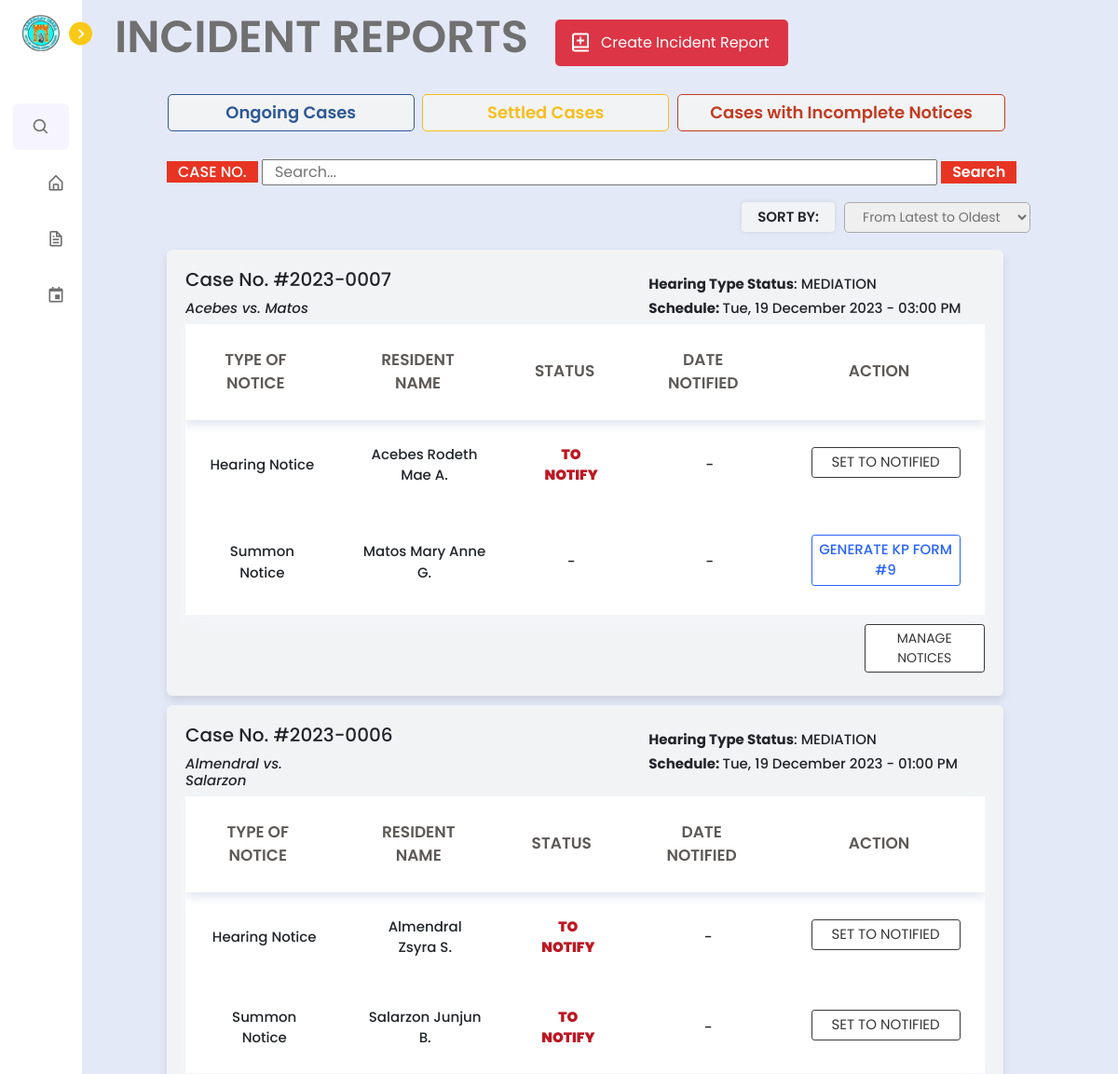
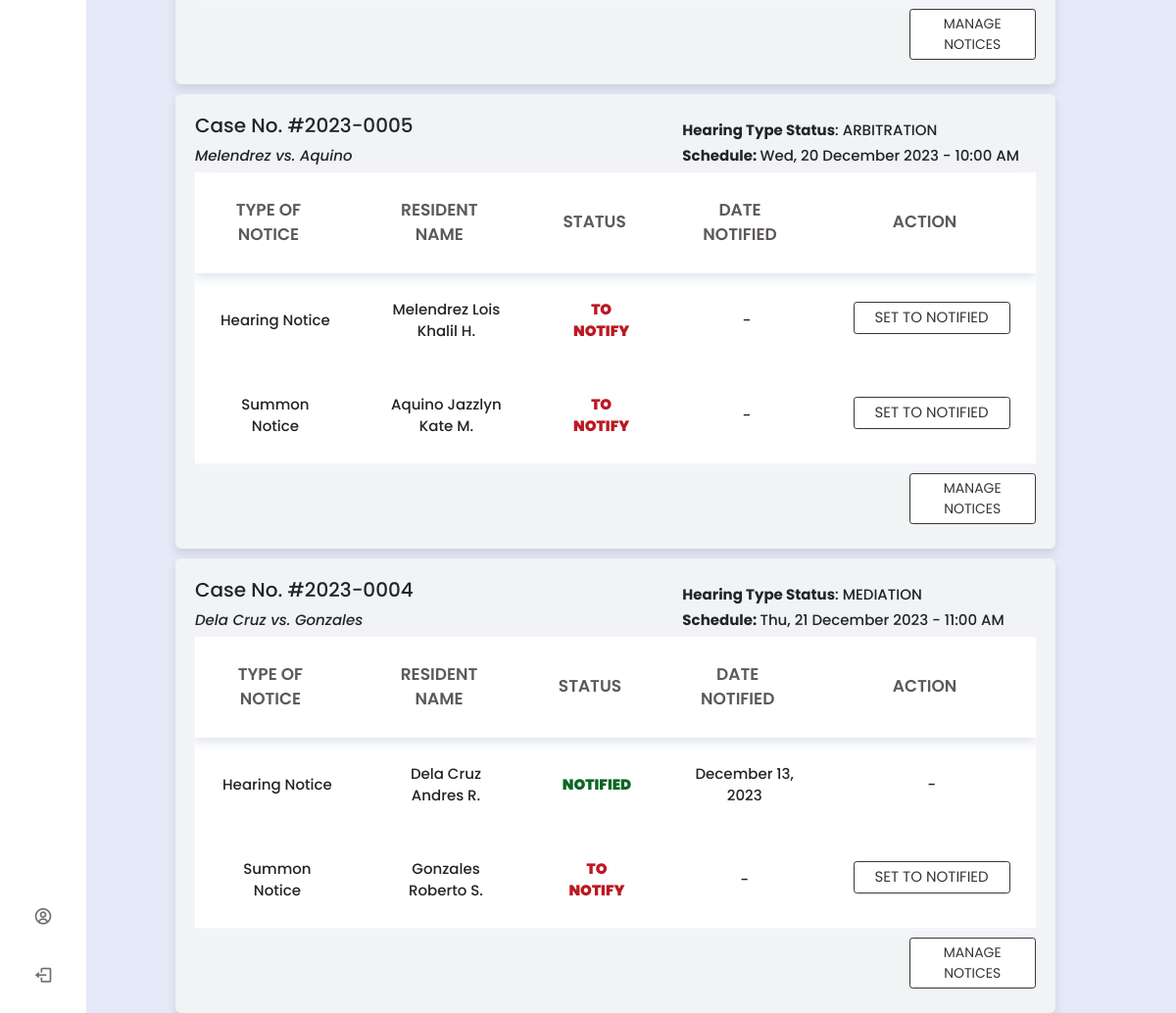
/barangay/lupon/incident_reports.php (signed in), run on an earlier commit of the app's database (2 pictures, top to bottom).
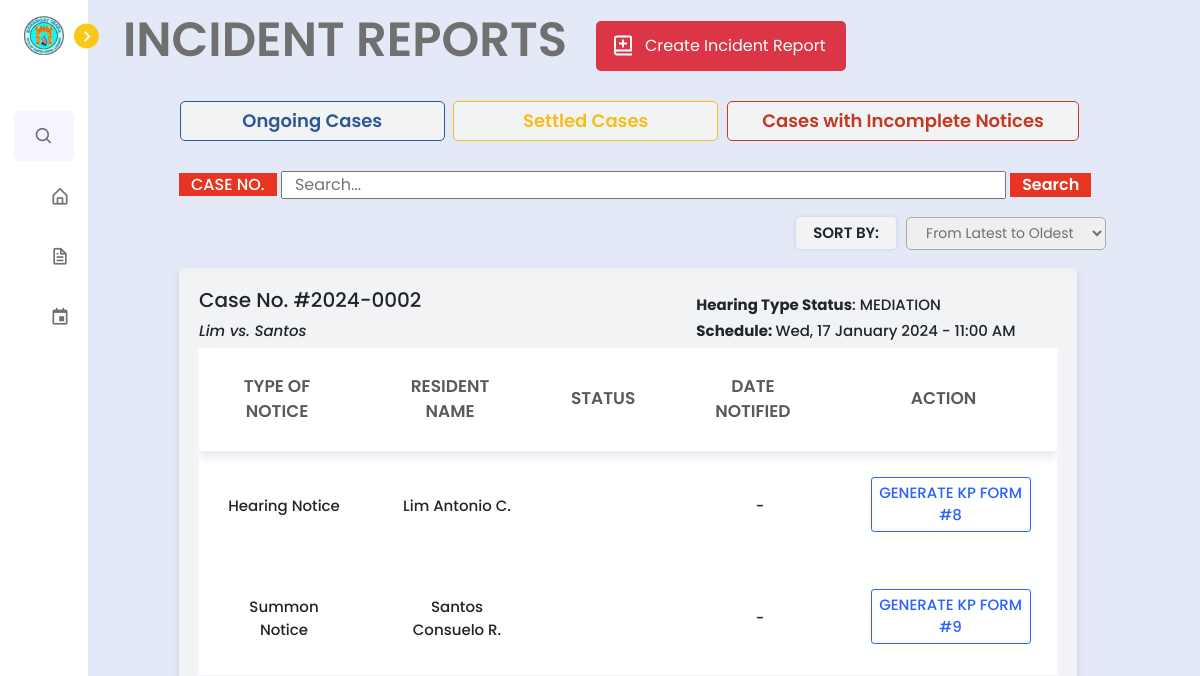
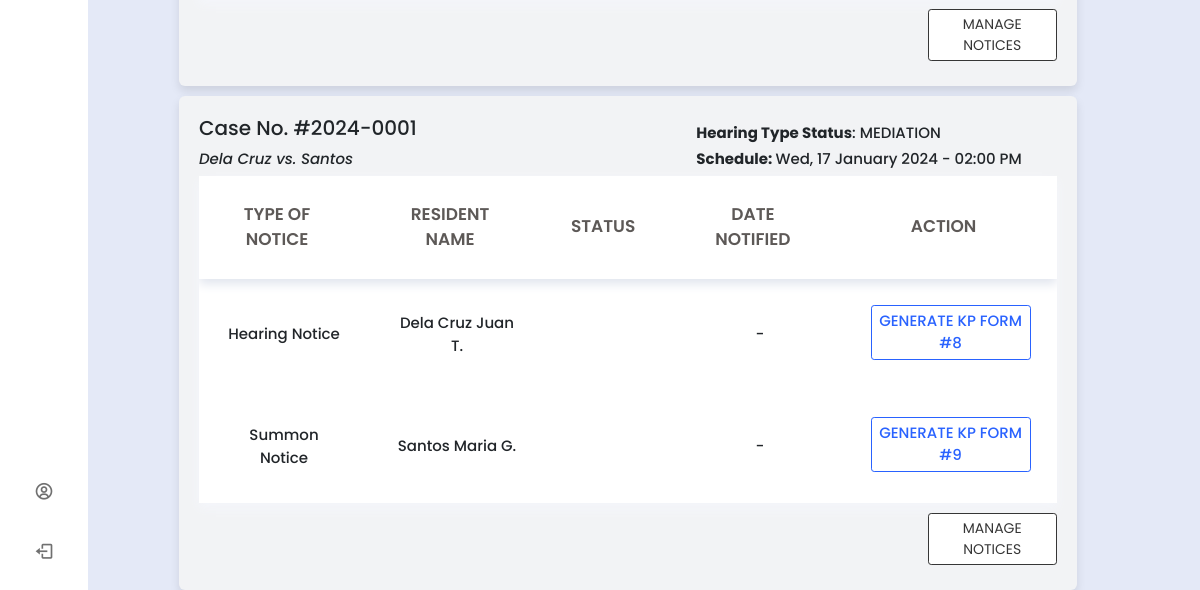
And on a later commit of the database (2 pictures, top to bottom).
### tables this page shows
CREATE TABLE `incident_report` (
  `incident_id` int(11) NOT NULL,
  `complainant_last_name` varchar(255) NOT NULL,
  `complainant_first_name` varchar(255) NOT NULL,
  `complainant_middle_name` varchar(255) NOT NULL,
  `complainant_cellphone_number` varchar(20) NOT NULL,
  `complainant_house_address` varchar(255) NOT NULL,
  `respondent_last_name` varchar(255) NOT NULL,
  `respondent_first_name` varchar(255) NOT NULL,
  `respondent_middle_name` varchar(255) NOT NULL,
  `respondent_cellphone_number` varchar(20) NOT NULL,
  `respondent_house_address` varchar(255) NOT NULL,
  `incident_case_number` varchar(50) NOT NULL,
  `incident_case_type` varchar(100) NOT NULL,
  `incident_date` date NOT NULL,
  `description_of_violation` tinytext NOT NULL,
  `created_at` timestamp NOT NULL DEFAULT current_timestamp(),
  `submitter_first_name` varchar(50) DEFAULT NULL,
  `submitter_last_name` varchar(50) DEFAULT NULL,
  `lupon_id` int(11) DEFAULT NULL,
  `pb_id` int(11) NOT NULL,
  `other_incident_case_type` varchar(255) DEFAULT NULL,
  `attachment` blob DEFAULT NULL
);

CREATE TABLE `hearing` (
  `hearing_id` int(11) NOT NULL,
  `incident_case_number` varchar(50) DEFAULT NULL,
  `date_of_hearing` date DEFAULT NULL,
  `time_of_hearing` time DEFAULT NULL,
  `hearing_type_status` varchar(50) DEFAULT 'mediation',
  `timestamp` timestamp NOT NULL DEFAULT current_timestamp(),
  `schedule_change_timestamp` timestamp NULL DEFAULT NULL,
  `conciliation_timestamp` timestamp NULL DEFAULT NULL,
  `arbitration_timestamp` timestamp NULL DEFAULT NULL,
  `pb_id` int(11) DEFAULT NULL
);

CREATE TABLE `notify_residents` (
  `notify_id` int(11) NOT NULL,
  `incident_case_number` varchar(50) DEFAULT NULL,
  `generate_summon` varchar(20) DEFAULT 'not generated',
  `generated_summon_timestamp` timestamp NULL DEFAULT NULL,
  `notify_summon` varchar(20) DEFAULT 'not notified',
  `generate_hearing` varchar(20) DEFAULT 'not generated',
  `notify_hearing` varchar(20) NOT NULL DEFAULT 'not notified',
  `hearing_notified` timestamp NULL DEFAULT NULL,
  `summon_notified` timestamp NULL DEFAULT NULL,
  `generate_pangkat` varchar(20) NOT NULL DEFAULT 'not generated',
  `notify_pangkat` varchar(20) NOT NULL DEFAULT 'not notified',
  `pangkat_notified` timestamp NULL DEFAULT NULL,
  `generate_arbitration` varchar(20) NOT NULL DEFAULT 'not generated',
  `generate_execution` varchar(20) NOT NULL DEFAULT 'not generated',
  `generated_hearing_timestamp` timestamp NULL DEFAULT NULL,
  `generated_pangkat_timestamp` timestamp NULL DEFAULT NULL,
  `generated_arbitration_timestamp` timestamp NULL DEFAULT NULL,
  `generated_execution_timestamp` timestamp NULL DEFAULT NULL
);

### barangay/lupon/incident_reports.php (the view, shortened to what the changed rows need)
<?php
include '../../config.php';
$email = $_SESSION['email_address'];
$selectLuponId = mysqli_query($conn, "SELECT pb_id FROM `lupon_accounts` WHERE email_address = '$email'");
$row = mysqli_fetch_assoc($selectLuponId);
$pb_id = $row['pb_id'];
if(isset($_POST['submit_search'])){
    $search_case = mysqli_real_escape_string($conn, $_POST['search_case']);
    $query = "SELECT i.*, h.incident_case_number AS hearing_incident_case_number,
                     h.date_of_hearing, h.time_of_hearing, h.hearing_type_status
              FROM incident_report i
              LEFT JOIN hearing h ON i.incident_case_number = h.incident_case_number
              LEFT JOIN court_action ca ON i.incident_case_number = ca.incident_case_number
              WHERE i.pb_id = $pb_id
                    AND i.incident_case_number LIKE '%$search_case%'
                    AND ca.incident_case_number IS NULL
              ORDER BY i.created_at DESC";
} else {
    $query = "SELECT i.*, h.incident_case_number AS hearing_incident_case_number,
                     h.date_of_hearing, h.time_of_hearing, h.hearing_type_status
              FROM incident_report i
              LEFT JOIN hearing h ON i.incident_case_number = h.incident_case_number
              LEFT JOIN court_action ca ON i.incident_case_number = ca.incident_case_number
              WHERE i.pb_id = $pb_id
                    AND ca.incident_case_number IS NULL
              ORDER BY i.created_at DESC";
}
$result = mysqli_query($conn, $query);
?>
<!DOCTYPE html>
<html lang="en">
<head>
    <link href='https://unpkg.com/boxicons@2.1.1/css/boxicons.min.css' rel='stylesheet'>
    <link rel="stylesheet" href="../../node_modules/bootstrap/dist/css/bootstrap.min.css">
    <link rel="stylesheet" href="../../css/lupon.css">
    <link rel="stylesheet" href="../../css/incidentform.css">
</head>
<body>
<?php include 'nav_bar.php';?>
    <section class="home">
        <h1 class="incident-reports">INCIDENT REPORTS</h1>
    <?php
if (mysqli_num_rows($result) == 0) {
    echo '<div class="text-box">No Incident Cases found</div>';
} else {
    while ($row = mysqli_fetch_assoc($result)) {
    $incident_case_number = $row['incident_case_number'];
    $check_query = "SELECT COUNT(*) as count FROM amicable_settlement WHERE incident_case_number = '$incident_case_number'";
    $check_result = mysqli_query($conn, $check_query);
    $row_count = mysqli_fetch_assoc($check_result);
    $count = $row_count['count'];
    if ($count == 0) {
        $date_of_hearing = $row['date_of_hearing'];
        $formatted_date = date('l, F j, Y', strtotime($date_of_hearing));
        $schedule_status = isset($row['date_of_hearing']) && isset($row['time_of_hearing']) ?
            date('D, j F Y - h:i A', strtotime($row['date_of_hearing'] . ' ' . $row['time_of_hearing'])) :
            "NO SCHEDULE YET";
        echo '<div class="container" style="margin-top: 10px; width: 80%;">';
        echo '<div class="top-text" style="display: flex;">';
        echo '<h3 class="case-no-text" style="font-size: 20px;">Case No. #' . htmlspecialchars(substr($row['incident_case_number'], 0, 9)) . '</h3>';
        echo '</div>';
        if ($schedule_status !== "NO SCHEDULE YET") {
            echo '<div class="top-text" style="display: flex;">';
            echo '<h3 class="hearing-text" style="font-size: 15px; margin-top: -2.8%; margin-left: 58%; font-weight: 500;"><b>Hearing Type Status</b>: ' . strtoupper($row['hearing_type_status']) . '</h3>';
            echo '</div>';
        }
        echo '<div class="top-text" style="display: flex;">';
        echo '<h3 class="case-no-text" style="font-size: 15px; font-weight: 500; font-style: italic; width: 20%;">' . $row['complainant_last_name'] . ' vs. ' . $row['respondent_last_name'] . '</h3>';
        if ($schedule_status === "NO SCHEDULE YET") {
            echo '';
        } else {
            echo '<h3 class="hearing-text" style="font-size: 15px; font-weight: 500; margin-left: 38%;"><b>Schedule: </b>' . $schedule_status . '</h3>';
        }
        echo '</div>';
        echo '<table>';
        echo '<thead>';
        echo '<tr>';
        echo '<th>Type of Notice</th>';
        echo '<th>Resident Name</th>';
        echo '<th>Status</th>';
        echo '<th>Date Notified</th>';
        echo '<th>Action</th>';
        echo '</tr>';
        echo '</thead>';
        echo '<tbody>';
        if ($schedule_status === "NO SCHEDULE YET") {
            echo '<tr>';
            echo '<td colspan="5" style="text-align: center; font-size: 24px;">NO HEARING SCHEDULE YET</td>';
            echo '</tr>';
        } else {
            echo '<tr>';
            echo '<td>Hearing Notice</td>';
            echo '<td>' . $row['complainant_last_name'] . ' ' . $row['complainant_first_name'] . ' ' . substr($row['complainant_middle_name'], 0, 1) . '.</td>';
            echo '<td>';
            $check_query = "SELECT generate_hearing, notify_hearing, hearing_notified FROM notify_residents WHERE incident_case_number = '" . $row['incident_case_number'] . "'";
            $check_result = mysqli_query($conn, $check_query);
            if ($check_result && mysqli_num_rows($check_result) > 0) {
                $row_notify = mysqli_fetch_assoc($check_result);
                $generate_hearing_value = $row_notify['generate_hearing'];
                $notify_complainant_value = $row_notify['notify_hearing'];
                $hearing_notified = $row_notify['hearing_notified'];
                $formatted_date = date("F j, Y", strtotime($hearing_notified));
                if (empty($generate_hearing_value) || $generate_hearing_value === 'not generated') {
                    echo '-';
                } elseif ($notify_complainant_value === 'notified') {
                    echo '<span class="notified">NOTIFIED</span>';
                } else {
                    echo '<span class="to-notify">TO NOTIFY</span>';
                }
            }
            echo '</td>';
            echo '<td>';
            if (empty($generate_hearing_value) || $generate_hearing_value === 'not generated') {
                echo '-';
            } elseif ($notify_complainant_value === 'notified') {
                echo $formatted_date;
            } else {
                echo '-';
            }
            echo '</td>';
            echo '<td>';
            if (empty($generate_hearing_value) || $generate_hearing_value === 'not generated') {
                echo '<span class="generate" onclick="showSummonPopup()">Generate KP Form #8</span>';
            } elseif ($notify_complainant_value === 'notified') {
                echo '-';
            } else {
                echo '<button class="notify" style="cursor: default;">Set To Notified</button>';
            }
            echo '</td>';
            echo '</tr>';
            echo '<tr>';
            echo '<td>Summon Notice</td>';
            echo '<td>' . $row['respondent_last_name'] . ' ' . $row['respondent_first_name'] . ' ' . substr($row['respondent_middle_name'], 0, 1) . '.' . '</td>';
            echo '<td>';
            $check_query = "SELECT generate_summon, notify_summon, summon_notified FROM notify_residents WHERE incident_case_number = '" . $row['incident_case_number'] . "'";
            $check_result = mysqli_query($conn, $check_query);
            if ($check_result && mysqli_num_rows($check_result) > 0) {
                $row_notify = mysqli_fetch_assoc($check_result);
                $generate_summon_value = $row_notify['generate_summon'];
                $notify_summon_value = $row_notify['notify_summon'];
                $date_summon = $row_notify['summon_notified'];
                $summon_notified = date("F j, Y", strtotime($date_summon));
                if (empty($generate_summon_value) || $generate_summon_value === 'not generated') {
                    echo '-';
                } elseif ($notify_summon_value === 'notified') {
                    echo '<span class="notified">NOTIFIED</span>';
                } else {
                    echo '<span class="to-notify">TO NOTIFY</span>';
                }
            }
            echo '</td>';
            echo '<td>';
            if (empty($generate_summon_value) || $generate_summon_value === 'not generated') {
                echo '-';
            } elseif ($notify_summon_value === 'notified') {
                echo $summon_notified;
            } else {
                echo '-';
            }
            echo '</td>';
            echo '<td>';
            if (empty($generate_summon_value) || $generate_summon_value === 'not generated') {
                echo '<span class="generate" onclick="showSummonPopup()">Generate KP Form #9</span>';
            } elseif ($notify_summon_value === 'notified') {
                echo '-';
            } else {
                echo '<button class="notify" style="cursor: default;">Set To Notified</button>';
            }
            echo '</td>';
            echo '</tr>';
        }
        echo '</tbody>';
        echo '</table>';
        if ($schedule_status === "NO SCHEDULE YET") {
            echo '<a href="schedule_hearing.php?incident_case_number=' . $row['incident_case_number'] . '" style="text-decoration: none;">';
            echo '<button class="schedule" style="width: 18%; font-size: 14px; margin-left: 82%; margin-top: 10px;">SET HEARING SCHEDULE</button>';
            echo '</a>';
        } else {
            echo '<a href="notice_forms.php?incident_case_number=' . $row['incident_case_number'] . '" style="text-decoration: none;">';
            echo '<button class="schedule" style="width: 15%; font-size: 14px; margin-left: 85%; margin-top: 10px;">Manage Notices</button>';
            echo '</a>';
        }
        echo '</div>';
    }
}
}
?>
    </section>
</body>
</html>

What changed in the data, as far as the page shows it:
no longer on this page (row unchanged): incident_report: incident_case_number "2023-0007", hearing.hearing_type_status "MEDIATION", complainant_last_name "Acebes", respondent_last_name "Matos", hearing.date_of_hearing+time_of_hearing "Tue, 19 December 2023 - 03:00 PM", complainant_first_name "Rodeth Mae", complainant_middle_name "A", shows "TO NOTIFY", shows "SET TO NOTIFIED", respondent_first_name "Mary Anne", respondent_middle_name "G", shows "GENERATE KP FORM #9"
no longer on this page (row unchanged): incident_report: incident_case_number "2023-0006", hearing.hearing_type_status "MEDIATION", complainant_last_name "Almendral", respondent_last_name "Salarzon", hearing.date_of_hearing+time_of_hearing "Tue, 19 December 2023 - 01:00 PM", complainant_first_name "Zsyra", complainant_middle_name "S", shows "TO NOTIFY", shows "SET TO NOTIFIED", respondent_first_name "Junjun", respondent_middle_name "B"
no longer on this page (row unchanged): incident_report: incident_case_number "2023-0005", hearing.hearing_type_status "ARBITRATION", complainant_last_name "Melendrez", respondent_last_name "Aquino", hearing.date_of_hearing+time_of_hearing "Wed, 20 December 2023 - 10:00 AM", complainant_first_name "Lois Khalil", complainant_middle_name "H", shows "TO NOTIFY", shows "SET TO NOTIFIED", respondent_first_name "Jazzlyn Kate", respondent_middle_name "M"
no longer on this page (row unchanged): incident_report: incident_case_number "2023-0004", hearing.hearing_type_status "MEDIATION", complainant_last_name "Dela Cruz", respondent_last_name "Gonzales", hearing.date_of_hearing+time_of_hearing "Thu, 21 December 2023 - 11:00 AM", complainant_first_name "Andres", complainant_middle_name "R", shows "NOTIFIED", notify_residents.hearing_notified "December 13, 2023", respondent_first_name "Roberto", respondent_middle_name "S", shows "TO NOTIFY", shows "SET TO NOTIFIED"
added incident_report: incident_case_number "2024-0002", hearing.hearing_type_status "MEDIATION", complainant_last_name "Lim", respondent_last_name "Santos", hearing.date_of_hearing+time_of_hearing "Wed, 17 January 2024 - 11:00 AM", complainant_first_name "Antonio", complainant_middle_name "C", shows "GENERATE KP FORM #8", respondent_first_name "Consuelo", respondent_middle_name "R", shows "GENERATE KP FORM #9"
added incident_report: incident_case_number "2024-0001", hearing.hearing_type_status "MEDIATION", complainant_last_name "Dela Cruz", respondent_last_name "Santos", hearing.date_of_hearing+time_of_hearing "Wed, 17 January 2024 - 02:00 PM", complainant_first_name "Juan", complainant_middle_name "T", shows "GENERATE KP FORM #8", respondent_first_name "Maria", respondent_middle_name "G", shows "GENERATE KP FORM #9"
